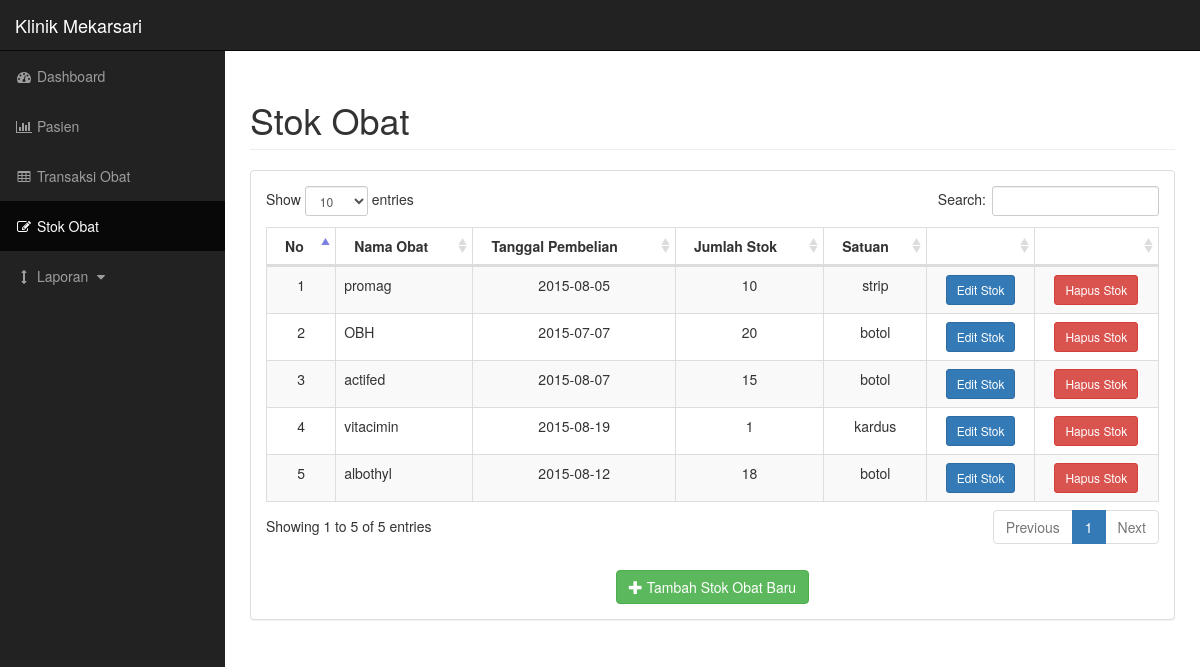
The app's page /stok.php with its own data.
### tables this page shows
CREATE TABLE IF NOT EXISTS `m_obat` (
  `mob_id` int(11) NOT NULL,
  `mob_nama_obat` text NOT NULL,
  `mob_tanggal_beli` date NOT NULL,
  `mob_jumlah` int(11) NOT NULL,
  `mob_satuan` text NOT NULL
);

### stok.php (the view, shortened to what this page needs)
<!DOCTYPE html>
<html lang="en">
<?php
	$query = mysql_query("select * from m_obat");
?>
<head>
    <link href="bower_components/bootstrap/dist/css/bootstrap.min.css" rel="stylesheet">
    <link href="bower_components/metisMenu/dist/metisMenu.min.css" rel="stylesheet">
    <link href="bower_components/datatables-plugins/integration/bootstrap/3/dataTables.bootstrap.css" rel="stylesheet">
    <link href="bower_components/datatables-responsive/css/dataTables.responsive.css" rel="stylesheet">
    <link href="bower_components/font-awesome/css/font-awesome.min.css" rel="stylesheet" type="text/css">
    <link href="css/sb-admin.css" rel="stylesheet">
</head>
<body>
    <div id="wrapper">
        <nav class="navbar navbar-inverse navbar-fixed-top" role="navigation">
            <div class="navbar-header">
                <a class="navbar-brand" href="index.php">Klinik Mekarsari</a>
            </div>
            <div class="collapse navbar-collapse navbar-ex1-collapse">
                <ul class="nav navbar-nav side-nav">
                    <li>
                        <a href="index.php"><i class="fa fa-fw fa-dashboard"></i> Dashboard</a>
                    </li>
                    <li>
                        <a href="pasien.php"><i class="fa fa-fw fa-bar-chart-o"></i> Pasien</a>
                    </li>
                    <li>
                        <a href="transaksi.php"><i class="fa fa-fw fa-table"></i> Transaksi Obat</a>
                    </li>
                    <li class="active">
                        <a href="stok.php"><i class="fa fa-fw fa-edit"></i> Stok Obat</a>
                    </li>
                    <li>
                        <a href="javascript:;" data-toggle="collapse" data-target="#demo"><i class="fa fa-fw fa-arrows-v"></i> Laporan <i class="fa fa-fw fa-caret-down"></i></a>
                    </li>
                </ul>
            </div>
        </nav>
		<div id="page-wrapper">
			<div class="container-fluid">
				<div class="row">
					<div class="col-lg-12">
						<h1 class="page-header">Stok Obat</h1>
					</div>
				</div>
				<div class="row">
					<div class="col-lg-12">
						<div class="panel panel-default">
							<div class="panel-body">
								<div class="dataTable_wrapper">
									<table class="table table-striped table-bordered table-hover" id="dataTables-example">
										<thead>
											<tr>
												<th>No</th>
												<th>Nama Obat</th>
												<th>Tanggal Pembelian</th>
												<th>Jumlah Stok</th>
												<th>Satuan</th>
												<th></th>
												<th></th>
											</tr>
										</thead>
										<tbody>
											<?php
											$i = 0;
											while($row = mysql_fetch_array($query))
											{
												$i++;
											?>
											<tr>
												<td class="text-center"><?php echo $i?></td>
												<td><?php echo $row['mob_nama_obat']?></td>
												<td class="text-center"><?php echo $row['mob_tanggal_beli']?></td>
												<td class="text-center"><?php echo $row['mob_jumlah']?></td>
												<td class="text-center"><?php echo $row['mob_satuan']?></td>
												<td class="text-center">
													<button type="button" class="btn btn-primary btn-sm" data-toggle="modal" data-target="#edit_stok<?php echo $row['mob_id']?>">
													  Edit Stok
													</button>
												</td>
												<td class="text-center">
													<button type="button" class="btn btn-danger btn-sm" data-toggle="modal" data-target="#hapus_stok<?php echo $row['mob_id']?>">
													  Hapus Stok
													</button>
												</td>
											</tr>
											<?php } ?>
										</tbody>
									</table>
								</div>
								<div class="text-center">
									<button type="button" class="btn btn-success btn-md" data-toggle="modal" data-target="#tambah_stok">
									  <span class="glyphicon glyphicon-plus" aria-hidden="true"></span> Tambah Stok Obat Baru
									</button>
								</div>
							</div>
						</div>
					</div>
				</div>
			</div>
        </div>
    </div>
</body>
</html>

### css/sb-admin.css (style rules this page uses)
body { margin-top: 100px; background-color: #222; }
@media (min-width:768px) { body { margin-top: 50px; } }
#wrapper { padding-left: 0; }
#page-wrapper { width: 100%; padding: 0; background-color: #fff; }
@media (min-width:768px) { #wrapper { padding-left: 225px; } }
@media (min-width:768px) { #page-wrapper { padding: 10px; } }
@media (min-width:768px) { .side-nav { position: fixed; top: 51px; left: 225px; width: 225px; margin-left: -225px; border: none; border-radius: 0; overflow-y: auto; background-color: #222; bottom: 0; overflow-x: hidden; padding-bottom: 40px; } }
@media (min-width:768px) { .side-nav>li>a { width: 225px; } }

### records on screen
m_obat: mob_nama_obat "promag", mob_tanggal_beli "2015-08-05", mob_jumlah "10", mob_satuan "strip"
m_obat: mob_nama_obat "OBH", mob_tanggal_beli "2015-07-07", mob_jumlah "20", mob_satuan "botol"
m_obat: mob_nama_obat "actifed", mob_tanggal_beli "2015-08-07", mob_jumlah "15", mob_satuan "botol"
m_obat: mob_nama_obat "vitacimin", mob_tanggal_beli "2015-08-19", mob_jumlah "1", mob_satuan "kardus"
m_obat: mob_nama_obat "albothyl", mob_tanggal_beli "2015-08-12", mob_jumlah "18", mob_satuan "botol"
